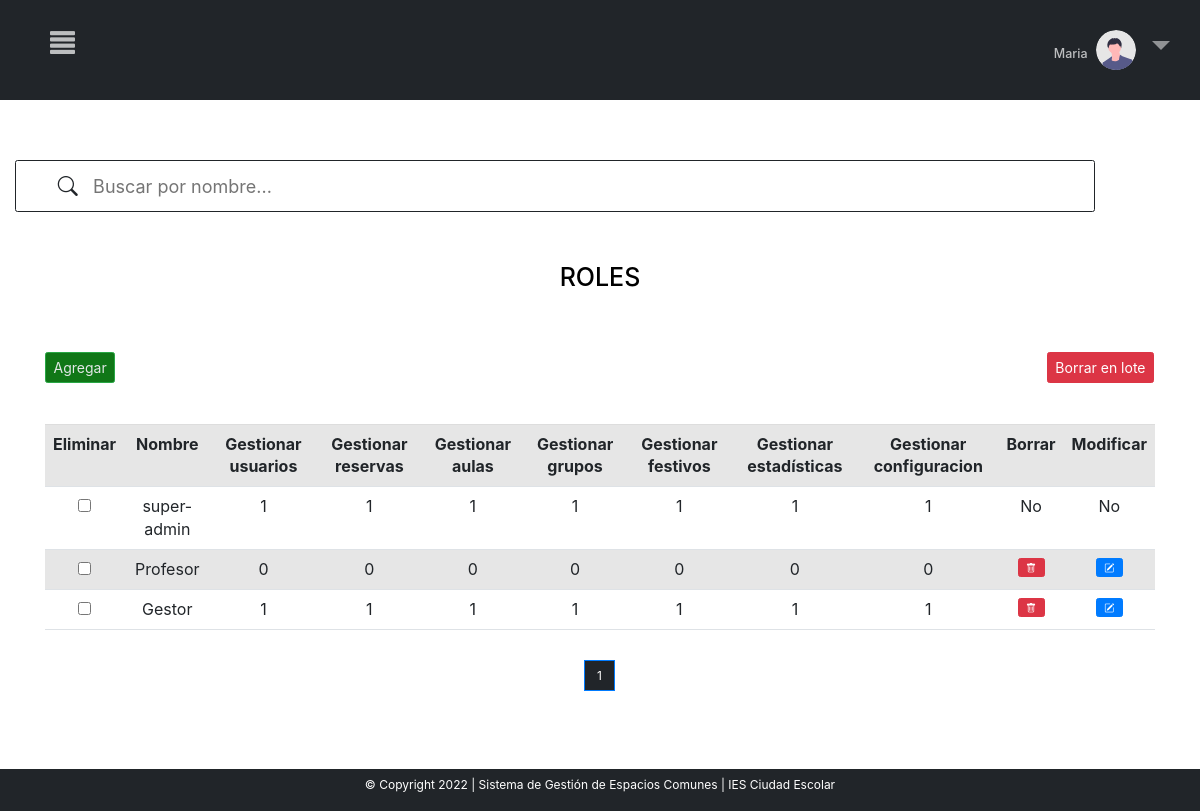
/MVC_proyectofinal/inicio.php?c=crudRoles&page=1 (signed in), run on the app's committed database.
### tables this page shows
CREATE TABLE `roles` (
  `id` int(6) UNSIGNED NOT NULL,
  `nombre` varchar(30) NOT NULL,
  `crud_roles` tinyint(1) NOT NULL,
  `crud_usuarios` tinyint(1) NOT NULL,
  `crud_aulas` tinyint(1) NOT NULL,
  `crud_reservas` tinyint(1) NOT NULL,
  `crud_grupos` tinyint(1) NOT NULL,
  `crud_festivos` tinyint(1) NOT NULL,
  `estadisticas` tinyint(1) NOT NULL,
  `crud_configuracion` tinyint(1) NOT NULL,
  `crud_departamentos` tinyint(1) NOT NULL
);

### MVC_proyectofinal/controller/controller.php (called while the page is built, shortened)
<?php
require_once ("models/crud.php");
class Control{
    function __construct()
    {
        $this->crud=new Crud();
    }
    function crudRoles(){
        include_once ("views/crudRoles.php");
    }
}
?>

### MVC_proyectofinal/models/conexion.php (called while the page is built)
<?php
class Conexion{
    public function conexion(){
        try{
            $conexion=new PDO("mysql:host=localhost;dbname=sgec","root","");
            $conexion->setAttribute(PDO::ATTR_ERRMODE,PDO::ERRMODE_EXCEPTION);
            return $conexion;
        }
        catch(PDOException $e){
            echo $e->getMessage();
            return null;
        }
    }
}
?>

### MVC_proyectofinal/models/crud.php (called while the page is built, shortened)
<?php
include("conexion.php");
    ?>
    <?php
class Crud extends Conexion{
    private $conexion;
    function __construct()
    {
        $this->conexion=parent::conexion();
    }
    function crudRoles($opc,$iteams_pagina=null,$offset=null){
        if($opc==1){
            $sql="SELECT count(*) FROM roles";
            $consulta=$this->conexion->prepare($sql);
            $consulta->execute();
            $count=$consulta->fetch(PDO::FETCH_NUM);
            return $count;
        }
        elseif($opc==2){
            $sql="SELECT id, nombre as 'Nombre', crud_usuarios as 'Gestionar usuarios',crud_reservas as 'Gestionar reservas', crud_aulas as 'Gestionar aulas', crud_grupos as 'Gestionar grupos', crud_festivos as 'Gestionar festivos', estadisticas as 'Gestionar estadísticas', crud_configuracion as 'Gestionar configuracion'
             FROM roles ORDER BY id ASC LIMIT ".$iteams_pagina." OFFSET ".$offset."";
            $consulta=$this->conexion->prepare($sql);
            $consulta->execute();
            $consult=$consulta->fetchAll(PDO::FETCH_ASSOC);
            $keys=array_keys($consult[0]);
            return array($consult,$keys);
        }
    }
}
?>

### MVC_proyectofinal/views/crudRoles.php (the view, shortened to what this page needs)
<html lang="en" style="    overflow-x: hidden;">
<head>
<link rel="stylesheet" href="https://cdn.jsdelivr.net/npm/bootstrap-icons@1.8.1/font/bootstrap-icons.css">
<link rel="stylesheet" href="libs/bootstrap-5.1.3-dist/css/bootstrap.min.css">
</head>
<body style="font-size:12px !important">
<?php include "menu.php";
$count=$this->crud->crudRoles(1);
if($count[0]==0){
    echo '
    <div class="row >
    <div class="col-md-12 ">
    <h1 class="display-3"> No se han creado Roles aún</h1>';
    echo "<a href='?c=crudRoles&page=".$_GET['page']."&crear=1'><button name='crear' style='style='font-size:14px; margin-bottom:30px' class='btn btn-success'> Agregar</button></a>
    ";
    if(isset($_GET["crear"])){
        if(isset($_SESSION['vacio'])){
            echo $_SESSION['vacio'];
            unset($_SESSION['vacio']);
        }
        echo "<div style='    width: 100%;
        display: flex;
        align-items: center;
        justify-content: center;
        align-content: center;'><form style='font-size:14px' action='?c=crearRoles&pag=".$_GET['page']."' method='post' > <table class='table table-striped bg-white ' style='margin-top:2%'>";
                echo '<tr>';
                echo '<th> id</th>';
                echo '<th> nombre</th>';
                echo '<th> crud_usuarios</th>';
                echo '<th> crud_aulas</th>';
                echo '<th> crud_reservas</th>';
                echo '<th> crud_grupos</th>';
                echo '<th> crud_festivos</th>';
                echo '<th> estadisticas</th>';
                echo '<th> crud_configuracion</th>';
                echo '</tr>';
                echo '<tr>';
                echo "<td><input type='number' name='dato[]' style='width:210px'></input></td>";
                echo "<td><input type='text' name='dato[]' style='width:220px'></input></td>";
                echo "<td><input type='number' name='dato[]' style='width:80px'></input></td>";
                echo "<td><input type='number' name='dato[]' style='width:50px'></input></td>";
                echo "<td><input type='number' name='dato[]' style='width:50px'></input></td>";
                echo "<td><input type='number' name='dato[]' style='width:50px'></input></td>";
                echo "<td><input type='number' name='dato[]' style='width:50px'></input></td>";
                echo "<td><input type='number' name='dato[]' style='width:50px'></input></td>";
                echo "<td><input type='number' name='dato[]' style='width:50px'></input></td>";
                echo '</tr>';
                echo "</table>";
        echo "<input class='btn btn-primary'  type='submit' style='font-size:14px;' name='agregar-ult' value='Crear'>  </input>";
        echo "<input  class='btn btn-danger'type='submit' style='font-size:14px' name='cancelar' value='Cancelar'></input>";
        echo "</form></div>";
    }
    echo '</div>
    </div>
    </div>';
}
else{
$iteams_pagina=6;
$total_pages=ceil($count[0]/$iteams_pagina);
$page=0;
if(isset($_GET["page"]) && !empty($_GET["page"])){
    $page=$_GET["page"];
}else{
    $page=1;
}
$offset=($page-1) * $iteams_pagina;
$result=$this->crud->crudRoles(2,$iteams_pagina,$offset);
?>
<div class="row" style="margin-top:5%">
                <div class="col-md-12 ">
                <h1 style="color:black; text-align:center; margin-bottom:0%; background-color:white; margin-top:50px" >ROLES</h1>
<?php
       echo '<div class="container" style="margin-top:60px; ">
       <div class="row">
                       <div class="col-md-12 ">';
        echo "<a href='?c=crudRoles&page=".$_GET['page']."&crear=1'><button name='crear' style='font-size:14px; margin-bottom:30px' class='btn btn-success'> Agregar</button></a>  ";
       echo ' <div class="table-responsive-sm">
       <table class="table table-striped bg-white table-hover" style="text-align: center; margin-top:1%;">';
        echo "<tr ><th>Eliminar</th>";
        foreach($result[1] as $indice){
            if($indice=="id"){
            }else{
                echo "<th>".$indice."</th>";
            }
        }
        echo "<th>Borrar</th>";
        echo "<th>Modificar</th>";
        echo "</tr>";
        ?>
<form style='font-size:14px' action="?c=borrarRoles&pag=<?php echo $_GET["page"]?>" method="post" id="miFormulario" name="form">
<input type='submit' name='borrar'  value='Borrar en lote' class='btn btn-danger' style="    float: right;
    font-size: 14px;
    position: absolute;
    right: 16px;
    top: 0px; " >
<?php
        foreach($result[0] as $indice=>$dato){
            echo "<td><input type='checkbox' name='eliminar[]' value=' ".$dato['id']."'</td>";
            foreach($dato as $x=>$y){
                if($x=="id"){
                }else{
                    echo "<td>".$y."</td>";
                }
            }
            if($dato["id"]==1){ ?>
            <td>No</td>
            <td>No</td>
            <?php  }else{
                ?>
                <td>
           <a class="dltBtn btn btn-danger" data-id="<?php echo $dato["id"]; ?>" data-page="<?php echo $_GET["page"]; ?>" href="javascript:void(0)"><i class="bi bi-trash"></i></a>
            </td>
            <td><button  title="Modificar" class="btn btn-primary" name="modificar" value="<?php echo $dato["id"] ?>"> <i class="bi bi-pencil-square"></i></button></td>
            <?php }
            }
  ?>
           </table>
        </div>
        </div>
 <?php
echo "<br>";
?>
<div style="margin-bottom: 100px;
    display: flex;
    justify-content: center">
    <nav aria-label="...">
		<ul class="pagination">
            <li class="page-item active" >
				<?php for($i=0;$i<=$total_pages;$i++):
                    if($i==$_GET["page"]){
                    ?>
                    <a class="page-link" style="color: white!important;
                    background-color: #212529!important;" href="inicio.php?c=crudRoles&page=<?php echo $_GET['page']?>"><?php echo $i ?></a>
                    </li>
				<?php }
                endfor ?>
		</ul>
    </nav>
</div>
<?php } ?>
</body>
</html>

### MVC_proyectofinal/libs/css/estilos.css (style rules this page uses)
th { text-align: center !important; }
li.page-item.active a.page-link { background-color: #1A3C40 !important; color:#708588 !important }
.btn.btn-success { background-color: #107717; color:#E2E7E7 }
.active, .accordion:hover { background-color: #ccc; }

### MVC_proyectofinal/views/menu.php (style rules this page uses)
body { overflow-x: hidden; }
body { font-family: "Lato", sans-serif; }

### MVC_proyectofinal/views/barraBusquedaRoles/barra.php (style rules this page uses)
.active, .accordion:hover { background-color: white; }

### data on the page
roles: nombre "super-admin", crud_usuarios "1", crud_reservas "1", crud_aulas "1", crud_grupos "1", crud_festivos "1", estadisticas "1", crud_configuracion "1", shows "No"
roles: nombre "Profesor", crud_usuarios "0", crud_reservas "0", crud_aulas "0", crud_grupos "0", crud_festivos "0", estadisticas "0", crud_configuracion "0", $dato["id"] 2 (drawn)
roles: nombre "Gestor", crud_usuarios "1", crud_reservas "1", crud_aulas "1", crud_grupos "1", crud_festivos "1", estadisticas "1", crud_configuracion "1", $dato["id"] 86 (drawn)

### other printed values
$_SESSION['nombre'] "Maria"
$indice "Nombre"
$indice "Gestionar usuarios"
$indice "Gestionar reservas"
$indice "Gestionar aulas"
$indice "Gestionar grupos"
$indice "Gestionar festivos"
$indice "Gestionar estadísticas"
$indice "Gestionar configuracion"
